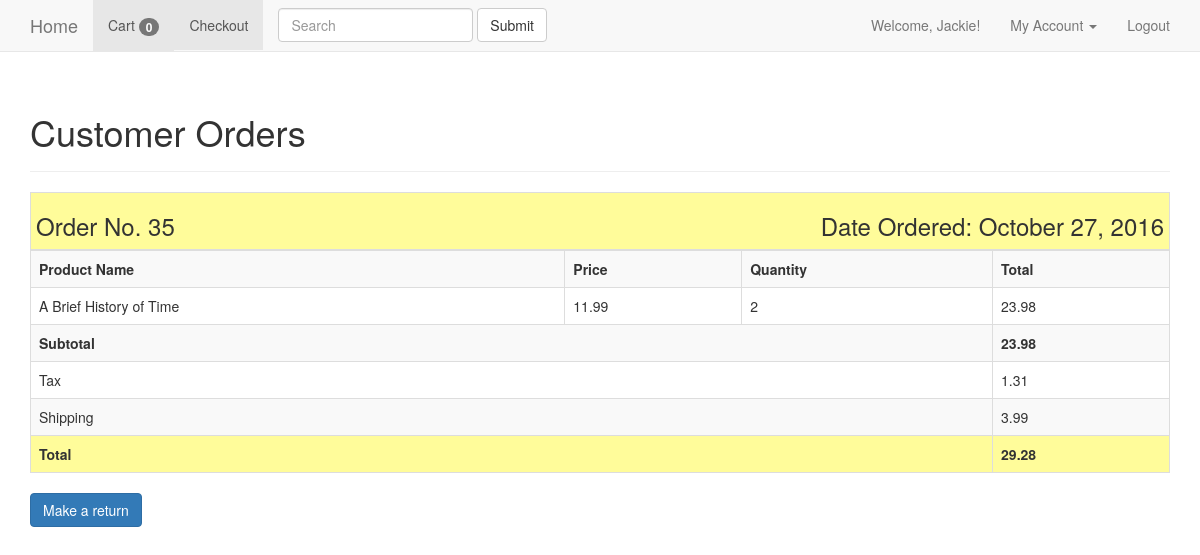
The app's page /Prototype/prototype/user_orders.php (signed in) with its own data.
### tables this page shows
CREATE TABLE IF NOT EXISTS `orders` (
  `OID` int(11) NOT NULL AUTO_INCREMENT,
  `customer` int(11) NOT NULL,
  `date` timestamp NOT NULL,
  `subtotal` decimal(10,2) NOT NULL,
  `shipping` decimal(6,2) NOT NULL,
  `tax` decimal(8,2) NOT NULL,
  `total` decimal(12,2) NOT NULL,
  PRIMARY KEY (`OID`),
  KEY `customer` (`customer`)
);

CREATE TABLE IF NOT EXISTS `products` (
  `PID` int(11) NOT NULL AUTO_INCREMENT,
  `name` varchar(255) NOT NULL,
  `type` varchar(255) NOT NULL,
  `description` text,
  `image` varchar(255) DEFAULT NULL,
  `price` decimal(10,2) NOT NULL,
  `inventory` int(11) NOT NULL,
  PRIMARY KEY (`PID`),
  KEY `type` (`type`)
);

CREATE TABLE IF NOT EXISTS `order_products` (
  `order_id` int(11) NOT NULL,
  `product_id` int(11) NOT NULL,
  `product_quantity` smallint(6) NOT NULL,
  PRIMARY KEY (`order_id`,`product_id`),
  KEY `order_prod_prod` (`product_id`)
);

### Prototype/Includes/db.php (called while the page is built, shortened)
<?php
class StoreDB extends mysqli {
    public function get_cart_variables($id) {
        return $this->query("SELECT PID, name, price FROM products WHERE PID =\""
                . $id . "\"");
    }
    public function get_customerID_from_username($username) {
        $result = $this->query("SELECT CID FROM customers WHERE user_name='" . $username . "'");
        $count = mysqli_num_rows($result);
        if ($count > 0) {
            $row = mysqli_fetch_row($result);
            return htmlentities($row[0]);
        }
        return false;
    }
    public function get_orders_by_customer($CID) {
        return $this->query("SELECT * FROM orders WHERE customer='" . $CID . "'");
    }
    public function get_products_by_order($OID) {
        return $this->query("SELECT * FROM order_products WHERE order_id='" . $OID . "'");
    }
}
?>

### Prototype/prototype/user_orders.php (the view, shortened to what this page needs)
<?php
$page_title = "Customer Orders";
include '../Includes/layout_header.php';
$db = StoreDB::getInstance();
if (isset($_SESSION['username'])) {
    $username = $_SESSION['username'];
}
$CID = $db->get_customerID_from_username($username);
$result = $db->get_orders_by_customer($CID);
while ($row = mysqli_fetch_array($result)) {
    $OID = $row['OID'];
    $date = date('F j, Y', strtotime($row['date']));
    $subtotal = $row['subtotal'];
    $shipping = $row['shipping'];
    $tax = $row['tax'];
    $total = $row['total'];
    $orderProducts = $db->get_products_by_order($OID); ?>
    <div class="order-head table-bordered">
        <span class="title"><h3>Order No. <?php echo $OID; ?></h3></span>
        <span class="date"><h3>Date Ordered: <?php echo $date; ?></h3></span>
    </div>
    <table class='table table-hover table-responsive table-striped table-bordered'>
        <tr>
            <th class='textAlignLeft'>Product Name</th>
            <th>Price</th>
            <th>Quantity</th>
            <th>Total</th>
        </tr>
    <?php while ($productRow = mysqli_fetch_array($orderProducts)) {
        $PID = $productRow['product_id'];
        $quantity = $productRow['product_quantity'];
        $productVariables = $db->get_cart_variables($PID);
        while ($variableRow = mysqli_fetch_array($productVariables)) {
            $prodName = $variableRow['name'];
            $price = $variableRow['price']; ?>
        <tr>
            <td><?php echo $prodName; ?></td>
            <td><?php echo $price; ?></td>
            <td><?php echo $quantity; ?></td>
            <td><?php echo $quantity * $price; ?></td>
        </tr>
        <?php }
    }
    mysqli_free_result($orderProducts); ?>
        <tr>
            <td colspan="3"><strong>Subtotal</strong></td>
            <td><strong><?php echo $subtotal; ?></strong></td>
        </tr>
        <tr>
            <td colspan="3">Tax</td>
            <td><?php echo $tax; ?></td>
        </tr>
        <tr>
            <td colspan="3">Shipping</td>
            <td><?php echo $shipping; ?></td>
        </tr>
        <tr class="order-head">
            <td colspan="3"><strong>Total</strong></td>
            <td><strong><?php echo $total; ?></strong></td>
        </tr>
    </table>
<a href="#" class="btn btn-primary">Make a return</a>
<?php }
include "../Includes/layout_footer.php";
?>

### Prototype/Includes/layout_header.php (shortened to what this page needs)
<?php
include 'db.php';
?>
<!DOCTYPE html>
<html>
    <head>
        <link rel="stylesheet" href="https://maxcdn.bootstrapcdn.com/bootstrap/3.3.7/css/bootstrap.min.css">
        <link rel="stylesheet" type="text/css" href="../Styles/store.css">
    </head>
    <body>
        <?php include 'navbar.php'; ?>
        <div class="container">
            <div class="page-header">
                <h1><?php echo isset($page_title) ? $page_title : "Web Store" ; ?></h1>
            </div>

### Prototype/Includes/navbar.php (shortened to what this page needs)
<nav class="navbar navbar-default navbar-static-top">
  <div class="container">
    <div class="navbar-header">
      <a class="navbar-brand" href="store.php">Home</a>
    </div>
    <div class="collapse navbar-collapse" id="bs-example-navbar-collapse-1">
      <ul class="nav navbar-nav">
        <li class="active">
            <a href="cart.php">
                <?php
                $count=0;
                ;?>
                Cart <span class='badge' id="comparison-count"><?php echo $count;?></span>
            </a>
        </li>
        <li class="active"><a href="checkout.php">Checkout </a></li>
      </ul>
      <form class="navbar-form navbar-left">
        <div class="form-group">
          <input type="text" class="form-control" placeholder="Search">
        </div>
        <button type="submit" class="btn btn-default">Submit</button>
      </form>
      <ul class="nav navbar-nav navbar-right">
          <?php if (!isset($_SESSION['username'])) { ?>
              <li><a href="<?php echo "../prototype/login.php?location=" . urlencode($_SERVER['REQUEST_URI']);?>">Login</a></li>
              <li><a href="<?php echo "../prototype/login.php?location=" . urlencode($_SERVER['REQUEST_URI']);?>">Register</a></li>
          <?php } else {
              if (isset($_SESSION['name'])) {
                  echo "<li><p class='navbar-text'>Welcome, " . $_SESSION['name'] . "!</p></li>";
              }
              else {
                  echo "<li><p class='navbar-text'>Welcome, " . $_SESSION['username'] . "!</p></li>";
              } ?>
              <li class="dropdown">
                  <a href="#" class="dropdown-toggle" data-toggle="dropdown" role="button" aria-haspopup="true" aria-expanded="false">My Account <span class="caret"></span></a>
              </li>
              <li><a href="?logout=true">Logout</a></li>
          <?php } ?>
      </ul>
    </div>
  </div>
</nav>

### Prototype/Includes/layout_footer.php
</div>
</body>
</html>

### Prototype/Styles/store.css (style rules this page uses)
.order-head { background: #FFFC9A; overflow: auto; }
.order-head .title { float:left; padding-left: 5px; }
.order-head .date { float:right; padding-right: 5px; }

### records on screen
orders: OID "35", date "October 27, 2016", subtotal "23.98", tax "1.31", shipping "3.99", total "29.28"
order_products: product_quantity "2", $quantity*$price "23.98"
products: name "A Brief History of Time", price "11.99"

### other values on screen
$count "0"
$_SESSION['name'] "Jackie"
$page_title "Customer Orders"
